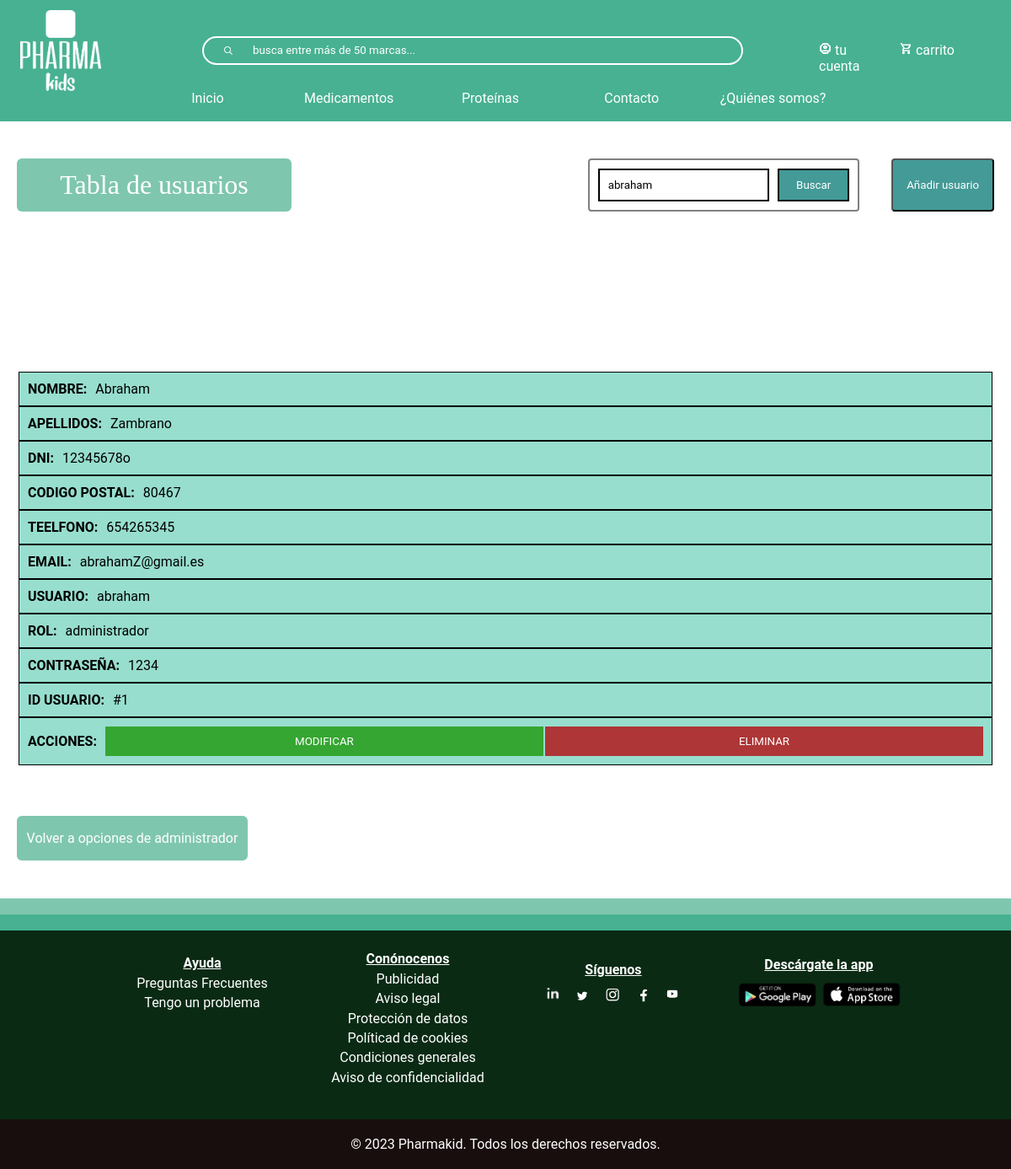
The page /buscar-usuario.php?busqueda=Abraham on the database as committed earlier.
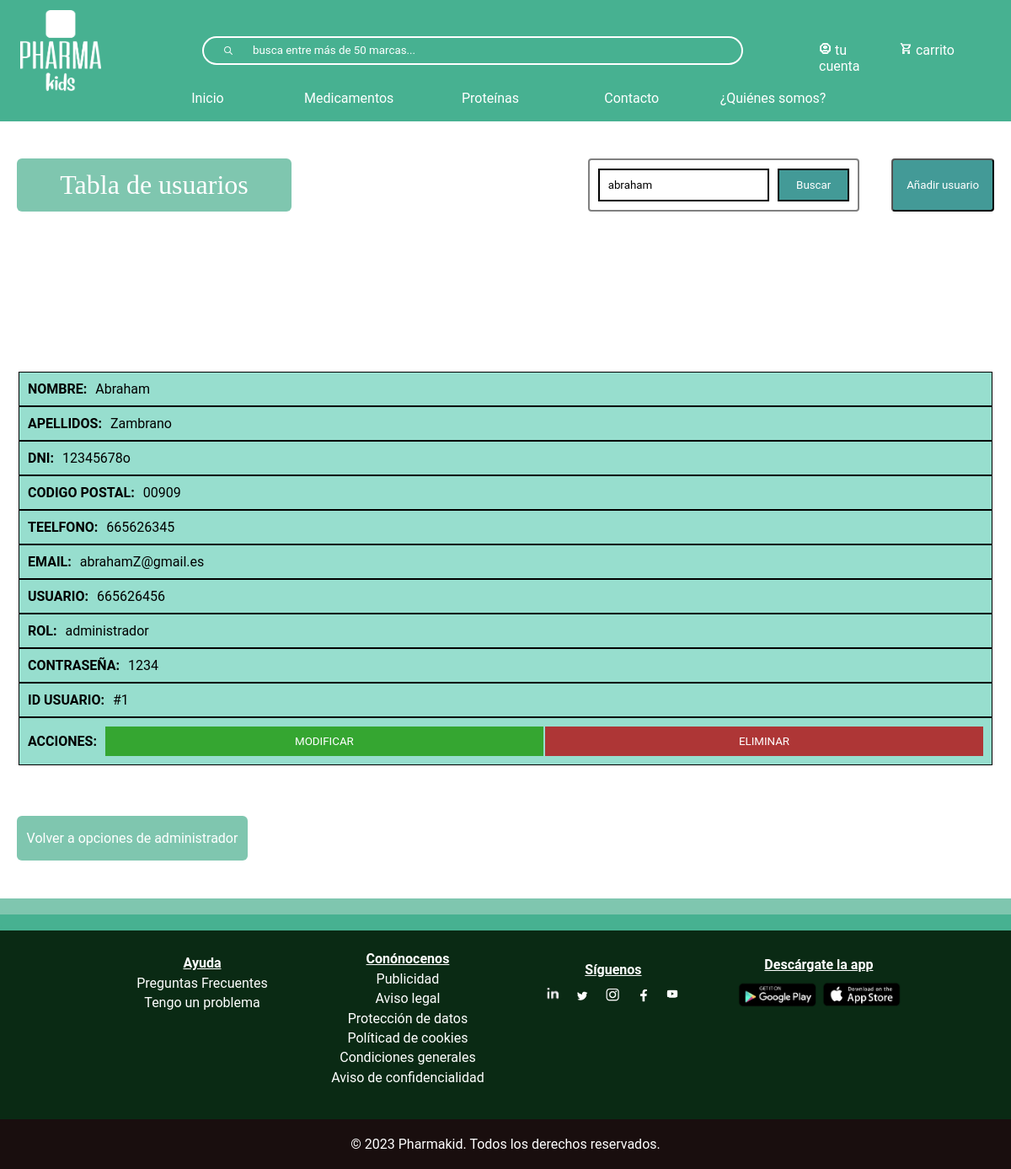
The same page on the database as committed later.
### tables this page shows
CREATE TABLE `usuario` (
  `codigoPostal` varchar(5) NOT NULL,
  `nombre` varchar(50) NOT NULL,
  `apellidos` varchar(100) NOT NULL,
  `email` varchar(100) NOT NULL,
  `usuario` varchar(50) NOT NULL,
  `telefono` int(9) NOT NULL,
  `contrasena` varchar(50) NOT NULL,
  `dni` varchar(9) NOT NULL,
  `idUsuario` varchar(10) NOT NULL,
  `rol` varchar(20) NOT NULL
);

### buscar-usuario.php (the view, shortened to what this page needs)
<?php
include_once("bbdd/connexionBaseDeDatos.php");
?>
<!DOCTYPE html>
<html lang="en">
<head>
    <link rel="stylesheet" type="text/css" href="css/index.css" >
    <link rel="stylesheet" type="text/css" href="css/header.css" >
    <link rel="stylesheet" type="text/css" href="css/footer.css" >
    <link rel="stylesheet" type="text/css" href="css/tablas.css" >
</head>
<body>
<?php require("footerHeader/header.php")?>
<?php
$busqueda = strtolower($_REQUEST['busqueda']);
?>
<div id="divTabla">
    <div class="contenedor-botones">
    <h1>Tabla de usuarios</h1>
    <div class="conjunto-buscar-anadir">
        <form action="buscar-usuario.php" class="form-busqueda" method="get" name="formu">
            <div class="botones-filtrar" style="display:flex">
                <input class="input-busqueda" name="busqueda" type="text" placeholder="Buscar" value="<?php echo $busqueda; ?>"/>
                <input class="btn-busqueda" type="submit" value="Buscar"/>
            </div>
        </form>
        <button id="anadirButton">Añadir usuario</button>
    </div>
</div>
<?php
$sql = mysqli_query($conexion, "SELECT * FROM usuario
WHERE nombre LIKE '%$busqueda%'
ORDER BY nombre ASC
");
$resultado = mysqli_num_rows($sql);
if($resultado > 0){
    echo "
    <table id='tabla-user'>
        <thead>
        <tr>
            <th>NOMBRE</th>
            <th>APELLIDOS</th>
            <th>DNI</th>
            <th>CÓDIGO POSTAL</th>
            <th>TELEFONO</th>
            <th>EMAIL</th>
            <th>USUARIO</th>
            <th>ROL</th>
            <th>CONTRASEÑA</th>
            <th>ID USUARIO</th>
            <th>ACCIONES</th>
    </thead>
        </tr>
    <tbody class='clase_tbody'>";
    while ($row = mysqli_fetch_assoc($sql)) {
        $nombre = $row["nombre"];
        $apellido = $row['apellidos'];
        $dni = $row["dni"];
        $cp = $row["codigoPostal"];
        $telefono = $row["telefono"];
        $email = $row["email"];
        $usuario = $row["usuario"];
        $rol = $row["rol"];
        $contrasena = $row["contrasena"];
        $idUsuario = $row["idUsuario"];
        echo"
    <tr>
    <td titulo='NOMBRE:'>$nombre</td>
    <td titulo='APELLIDOS:'>$apellido</td>
    <td titulo='DNI:'>$dni</td>
    <td titulo='CODIGO POSTAL:'>$cp</td>
    <td titulo='TEELFONO:'>$telefono</td>
    <td titulo='EMAIL:'>$email</td>
    <td titulo='USUARIO:'>$usuario</td>
    <td titulo='ROL:'>$rol</td>
    <td titulo='CONTRASEÑA:'>$contrasena</td>
    <td titulo='ID USUARIO:'>$idUsuario</td>
        <td titulo='ACCIONES:' class='td-btn'>
                <button class='modificar'>MODIFICAR</button>
                <button class='eliminar'>ELIMINAR</button>
        </td>
    </tr>
            ";
        }
}
else
{
echo "<h3 style='text-align:-webkit-center'>No encontrado</h3>";
}
?>
</table>
<a href="administrador.php">Volver a opciones de administrador</a>
</div>
<?php require("footerHeader/footer.php")?>
</body>
</html>

Rows that differ between the two databases and show on the page:
changed usuario "Abraham": codigoPostal "80467" → "00909"; telefono "654265345" → "665626345"; usuario "abraham" → "665626456"
